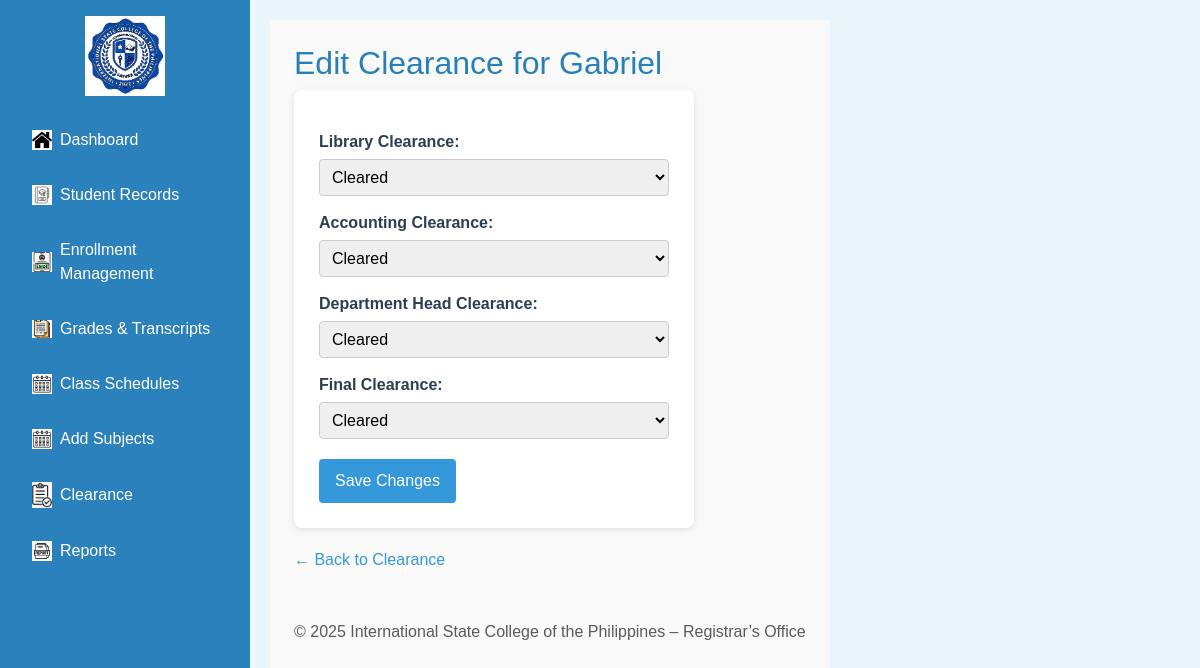
Page /Registrar/registrar.php?page=edit_clearance&id=1007 on the committed database.
### tables this page shows
CREATE TABLE `tbladmission_addstudent` (
  `Admission_ID` int(11) NOT NULL,
  `full_name` varchar(255) NOT NULL,
  `birthdate` date NOT NULL,
  `gender` varchar(20) NOT NULL,
  `nationality` varchar(50) NOT NULL,
  `religion` varchar(50) NOT NULL,
  `address` text NOT NULL,
  `province` varchar(100) NOT NULL,
  `zip` varchar(10) NOT NULL,
  `city` varchar(100) NOT NULL,
  `email` varchar(255) NOT NULL,
  `phone` varchar(20) NOT NULL,
  `photo` varchar(255) DEFAULT NULL,
  `fathers_name` varchar(255) NOT NULL,
  `fathers_occupation` varchar(255) NOT NULL,
  `father_contact` varchar(20) NOT NULL,
  `mothers_name` varchar(255) NOT NULL,
  `mothers_occupation` varchar(255) NOT NULL,
  `mother_contact` varchar(20) NOT NULL,
  `guardian_name` varchar(255) NOT NULL,
  `guardian_relationship` varchar(100) NOT NULL,
  `guardian_contact` varchar(20) NOT NULL,
  `applying_grade` varchar(20) NOT NULL,
  `prevschool` varchar(255) NOT NULL,
  `last_grade` varchar(20) NOT NULL,
  `course` varchar(100) NOT NULL,
  `student_type` varchar(50) NOT NULL,
  `confirm` tinyint(1) NOT NULL,
  `signature` varchar(255) DEFAULT NULL,
  `sigdate` date DEFAULT NULL,
  `signature_path` varchar(255) NOT NULL,
  `document_path` varchar(255) NOT NULL,
  `document_name` varchar(255) NOT NULL,
  `status` varchar(255) DEFAULT 'Pending'
);

CREATE TABLE `student_clearance` (
  `id` int(11) NOT NULL,
  `student_id` int(11) NOT NULL,
  `library_clearance` enum('Pending','Cleared') DEFAULT 'Pending',
  `accounting_clearance` enum('Pending','Cleared') DEFAULT 'Pending',
  `dept_head_clearance` enum('Pending','Cleared') DEFAULT 'Pending',
  `final_clearance` enum('Pending','Cleared') DEFAULT 'Pending'
);

### Registrar/pages/edit_clearance.php (the view, shortened to what this page needs)
<?php
$conn = new mysqli("localhost", "root", "", "iscpdb");
$student_id = intval($_GET['id']);
$student_stmt = $conn->prepare("SELECT full_name FROM tbladmission_addstudent WHERE Admission_ID = ?");
$student_stmt->bind_param("i", $student_id);
$student_stmt->execute();
$student_result = $student_stmt->get_result();
$student = $student_result->fetch_assoc();
$clearance_stmt = $conn->prepare("SELECT * FROM student_clearance WHERE student_id = ?");
$clearance_stmt->bind_param("i", $student_id);
$clearance_stmt->execute();
$clearance_result = $clearance_stmt->get_result();
$clearance_data = $clearance_result->fetch_assoc();
$clearance = is_array($clearance_data) ? $clearance_data : [
    'library_clearance' => 'Pending',
    'accounting_clearance' => 'Pending',
    'dept_head_clearance' => 'Pending',
    'final_clearance' => 'Pending'
];
?>
<!DOCTYPE html>
<html>
<head>
</head>
<body>
<h2>Edit Clearance for <?= htmlspecialchars($student['full_name']) ?></h2>
<form method="POST">
    <label>Library Clearance:</label>
    <select name="library_clearance" required>
        <option value="Cleared" <?= $clearance['library_clearance'] === 'Cleared' ? 'selected' : '' ?>>Cleared</option>
    </select>
    <label>Accounting Clearance:</label>
    <select name="accounting_clearance" required>
        <option value="Cleared" <?= $clearance['accounting_clearance'] === 'Cleared' ? 'selected' : '' ?>>Cleared</option>
    </select>
    <label>Department Head Clearance:</label>
    <select name="dept_head_clearance" required>
        <option value="Cleared" <?= $clearance['dept_head_clearance'] === 'Cleared' ? 'selected' : '' ?>>Cleared</option>
    </select>
    <label>Final Clearance:</label>
    <select name="final_clearance" required>
        <option value="Cleared" <?= $clearance['final_clearance'] === 'Cleared' ? 'selected' : '' ?>>Cleared</option>
    </select>
    <button type="submit">Save Changes</button>
</form>
<a class="back-link" href="registrar.php?page=clearance">← Back to Clearance</a>
</body>
</html>

### Registrar/assets/css/style.css (style rules this page uses)
body { margin: 0; font-family: Arial, sans-serif; display: flex; height: 100vh; }
h2, .nav-link { font-weight: bold; }

### Registrar/pages/edit_clearance.php (style rules this page uses)
body { font-family: Arial, sans-serif; background: #eaf6fb; margin: 20px; }
h2 { color: #2980b9; }
form { max-width: 400px; background: #ffffff; padding: 25px; border-radius: 8px; box-shadow: 0 2px 6px rgba(0,0,0,0.1); }
label { font-weight: bold; display: block; margin-top: 15px; color: #2c3e50; }
select { width: 100%; padding: 8px; margin-top: 5px; border: 1px solid #ccc; border-radius: 4px; }
button { background-color: #3498db; color: white; padding: 10px 16px; border: none; border-radius: 4px; margin-top: 20px; cursor: pointer; }
.back-link { display: inline-block; margin-top: 20px; color: #3498db; text-decoration: none; }

### rows in the picture
tbladmission_addstudent: full_name "Gabriel"
student_clearance: library_clearance "Cleared", accounting_clearance "Cleared", dept_head_clearance "Cleared", final_clearance "Cleared"
